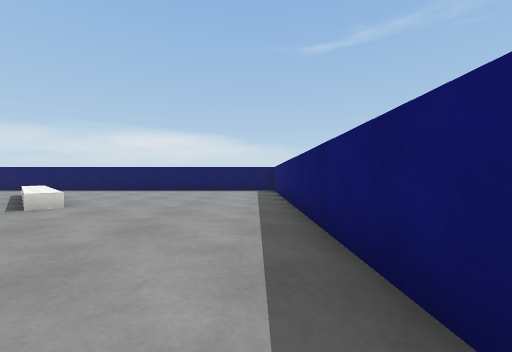
View 1 (above)

18 first-person views from a walk through a 3-D level made in the Unity game engine. The camera is 0.31 m above the floor, looks level and sees 90° across. The floor is counted in squares, 0.5 m on a side. Each view is taken from the middle of a square. On the plan, view 1 faces up. The plan holds only what a view shows up to about 9 squares ahead; the rest is blank. The player character is not drawn. Surface patterns are stand-ins for the level's own textures.

View 2
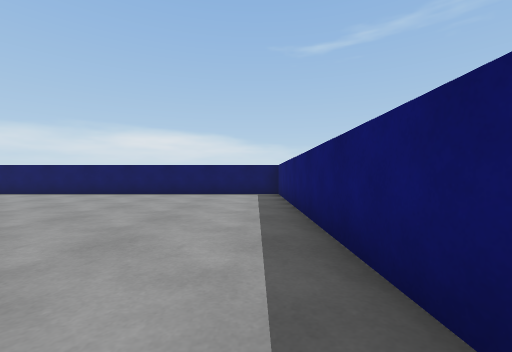

View 3
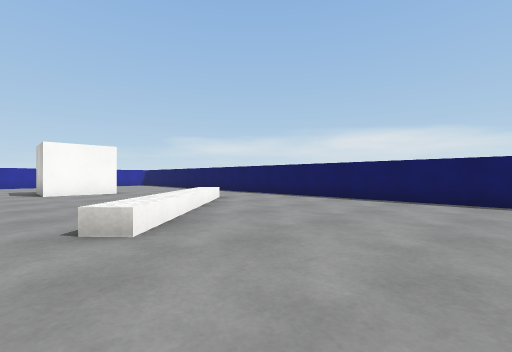

View 4
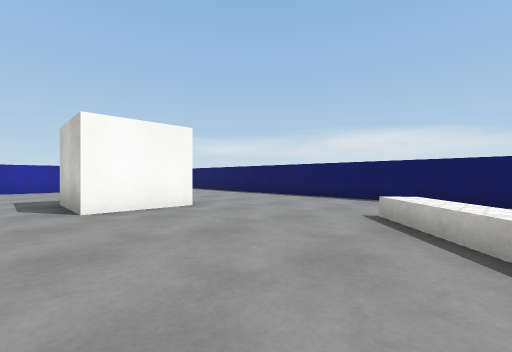

View 5
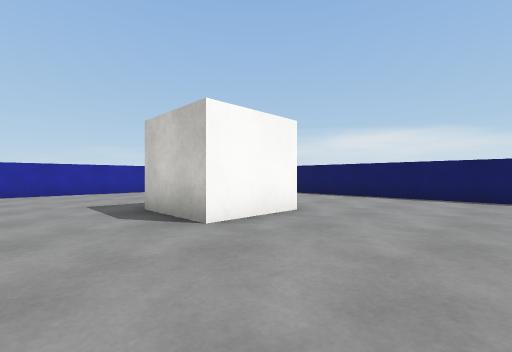

View 6
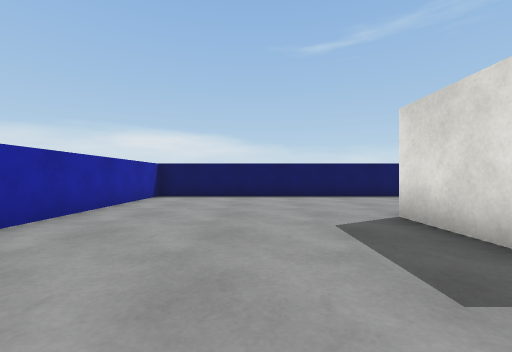

View 7
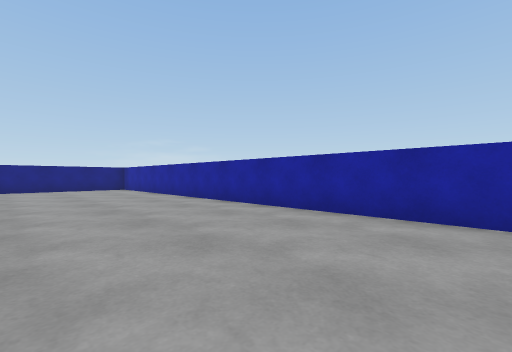

View 8
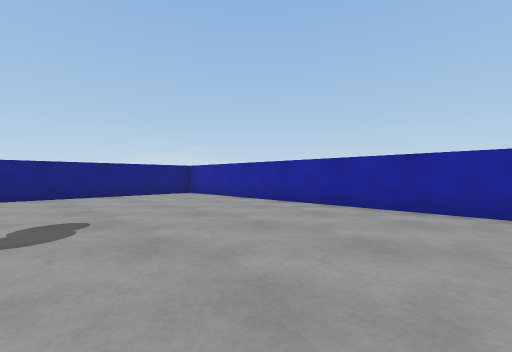

View 9
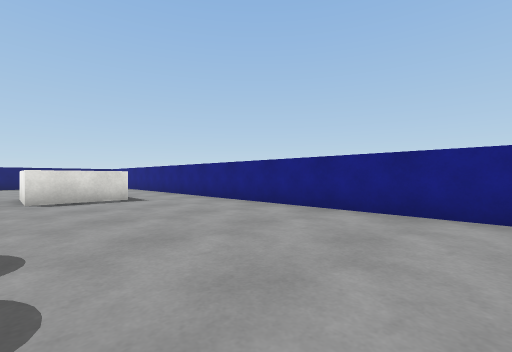

View 10
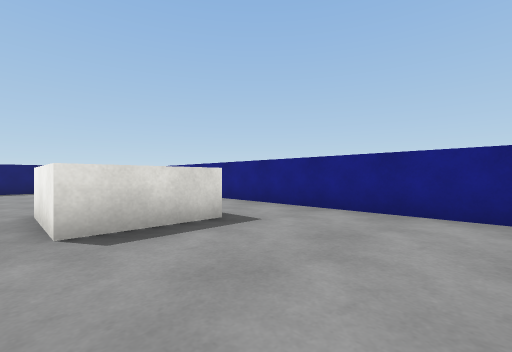

View 11
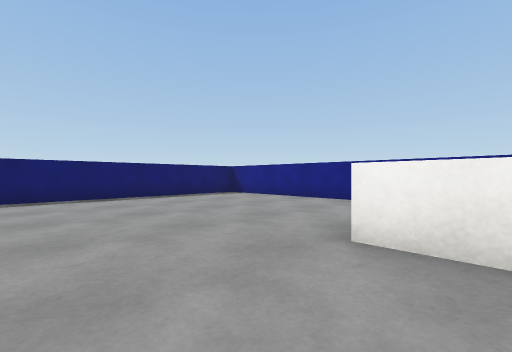

View 12
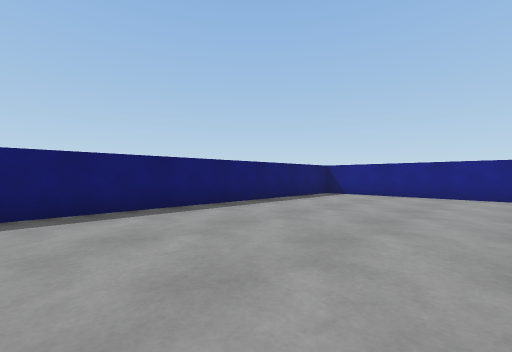

View 13
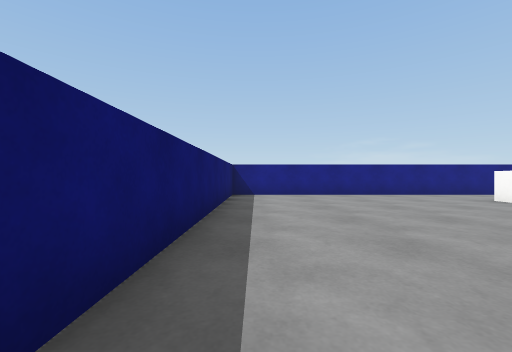

View 14
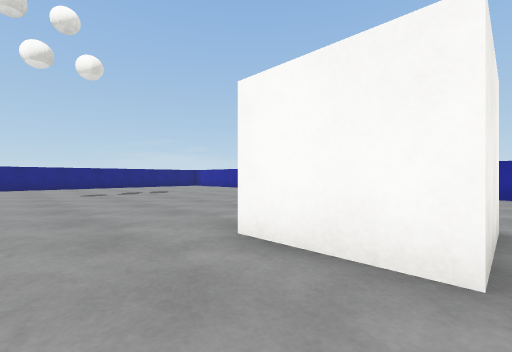

View 15
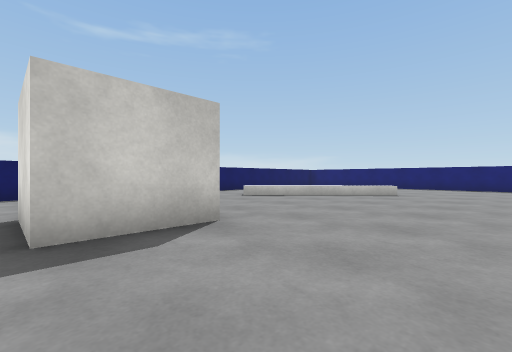

View 16
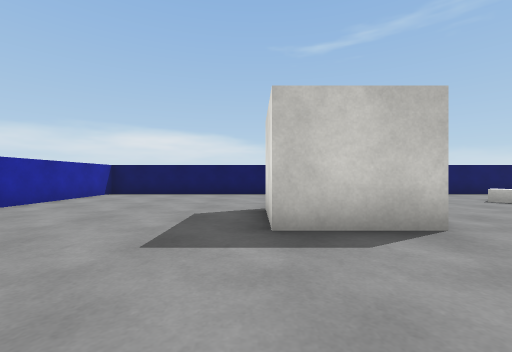

View 17
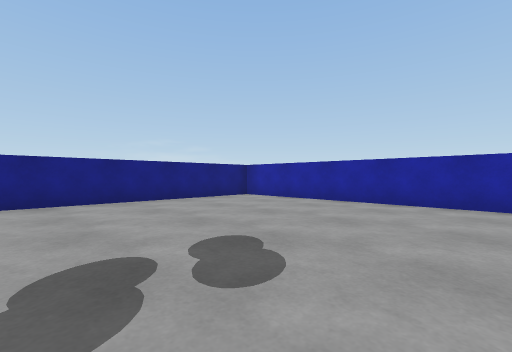

View 18
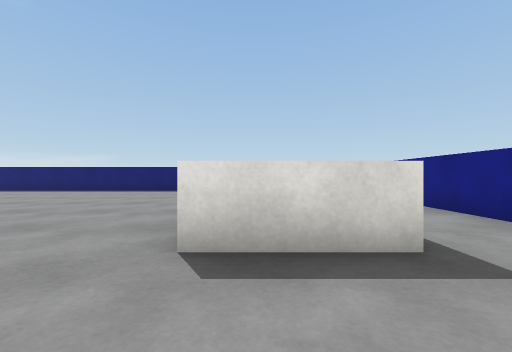

### Floor plan
Points are (right, up) in squares from view 1. A wall is a line through its corners. A room is listed if a view was taken in it or the views show most of it. See-through windows are left out.
Room 1 (views 1, 2, 3, 4, 5, 6, 7, 8, 9, 10, 11, 12, 13, 14, 15, 16, 17, 18)
walls: (-18, -7.4) (0.8, -7.4) (0.8, 10.9) (-18, 10.9) (-18, -7.4)
low walls: (-7.1, 8.6) (-3.7, 5) (-4.1, 4.6) (-7.5, 8.2)
objects: other object (-13, 5) to (-11, 7); other object (-8, -5) to (-6, -3); other object (-6, -5)

Positions as (right, up) in squares from view 1, and headings:
1: (0, 0), facing up
2: (0, 2), facing up
3: (-1, 4), facing up-left
4: (-6, 4), facing up-left
5: (-8, 3), facing up-left
6: (-15, 3), facing up
7: (-14, 5), facing down-left
8: (-13, 1), facing down-left
9: (-15, -3), facing down-right
10: (-11, -3), facing down-right
11: (-7, -1), facing down-right
12: (-4, 1), facing down-right
13: (0, 1), facing down
14: (-9, 7), facing down-left
15: (-13, 2), facing up-right
16: (-13, 2), facing up
17: (-12, -1), facing down-left
18: (-10, -4), facing right
